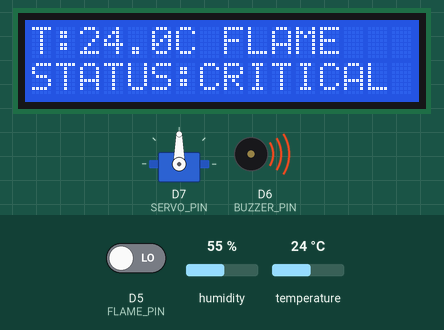
The sketch below on a simulated ESP8266 (NodeMCU). On the bench: servo, 16×2 character LCD, buzzer (waves = sounding, pin HIGH). Inputs (shaded band) come from the test bench; at power-on: D5 (FLAME_PIN) LOW, temperature 24 °C, humidity 55 %. WiFi joins after 1.5 s; servers stay silent unless stated; uploads are accepted with an empty reply; what the sketch prints to the serial monitor is not drawn.

Above: at 4.2 s.
4.3 s: D5 (FLAME_PIN) driven HIGH
At 5.5 s:
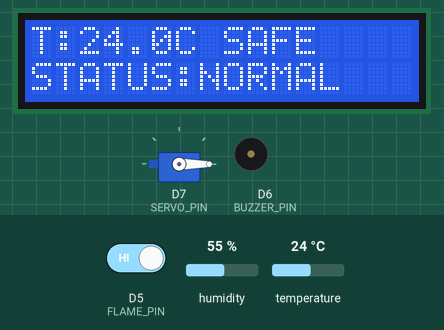
6.0 s: temperature set to 30.5 °C
At 8.4 s:
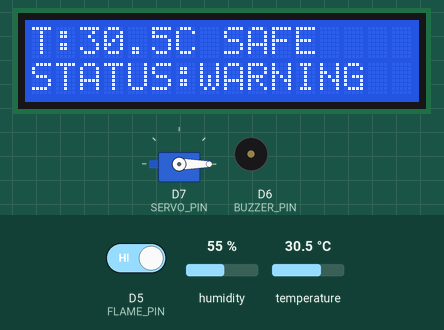
9.5 s: temperature set to 31.5 °C
At 11.5 s:
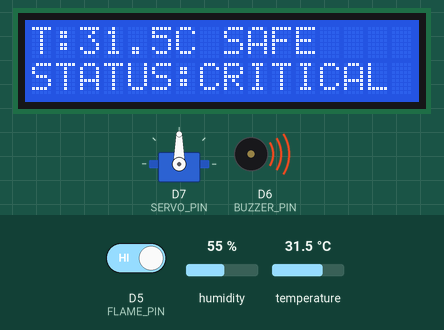
12.0 s: D5 (FLAME_PIN) driven LOW
At 13.3 s:
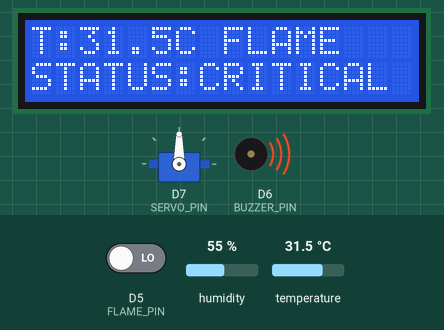
14.4 s: temperature set to 12 °C
At 16.5 s:
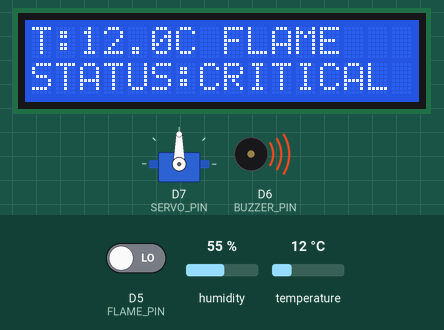
Timing chart, 0 to 17.9 s (numbered marks = the images above; inputs shaded):
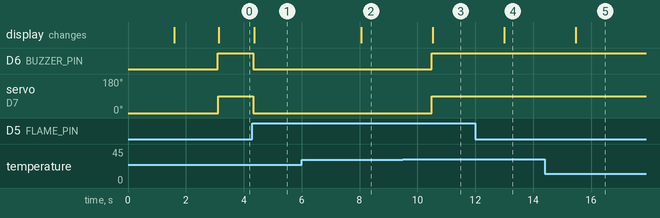

Measured:
- the behaviour switches between 30.9 and 31 °C on temperature (found by bisection; images 2 and 3)
- after the input at 4.3 s, D6 (BUZZER_PIN): HIGH → LOW at once; servo on D7 (SERVO_PIN): 90° → 0° at once; the display: changes after 0.06 s (image 1)
- after the input at 6.0 s, the display: changes after 2.1 s (image 2)
- after the input at 9.5 s, D6 (BUZZER_PIN): LOW → HIGH after 1.0 s; servo on D7 (SERVO_PIN): 0° → 90° after 1.0 s; the display: changes after 1.0 s (image 3)
- after the input at 12.0 s, the display: changes after 1.0 s (image 4)
- after the input at 14.4 s, the display: changes after 1.1 s (image 5)

The sketch:

UAS.ino
```cpp
#include <ESP8266WiFi.h>
#include <ESP8266HTTPClient.h>
#include <DHT.h>
#include <Wire.h>
#include <LiquidCrystal_I2C.h>
#include <Servo.h>

// ================= PIN =================
#define DHTPIN      D3        // GPIO0
#define DHTTYPE     DHT22
#define FLAME_PIN   D5        // GPIO14
#define BUZZER_PIN  D6        // GPIO12
#define SERVO_PIN   D7        // GPIO13

// ================= WIFI =================
const char* ssid     = "faisal";
const char* password = "faisal123";

// ================= LARAVEL =================
const char* serverUrl = "http://10.153.189.156/fire-monitoring/public/api/sensor";
// ganti IP sesuai laptop yang menjalankan Laravel

// ================= OBJECT =================
DHT dht(DHTPIN, DHTTYPE);
LiquidCrystal_I2C lcd(0x27, 16, 2);
Servo gateServo;

// ================= VARIABLE =================
float temperature = 0.0;
float humidity = 0.0;
bool flameDetected = false;
String systemStatus = "INIT";

// ================= BUZZER CONTROL =================
// Jika buzzer ACTIVE LOW, tukar HIGH <-> LOW
void buzzerOn() {
  digitalWrite(BUZZER_PIN, HIGH);
}

void buzzerOff() {
  digitalWrite(BUZZER_PIN, LOW);
}

// ================= SETUP =================
void setup() {
  Serial.begin(115200);

  pinMode(FLAME_PIN, INPUT);
  pinMode(BUZZER_PIN, OUTPUT);
  buzzerOff();

  gateServo.attach(SERVO_PIN);
  gateServo.write(0); // servo tertutup

  Wire.begin(D2, D1);
  lcd.init();
  lcd.backlight();

  dht.begin();

  // ===== WIFI CONNECT (SAMA DENGAN RFID) =====
  WiFi.begin(ssid, password);
  Serial.print("Connecting WiFi");

  lcd.setCursor(0,0);
  lcd.print("Connecting WiFi");

  while (WiFi.status() != WL_CONNECTED) {
    delay(500);
    Serial.print(".");
  }

  Serial.println("\nWiFi Connected!");
  lcd.clear();
  lcd.print("WiFi Connected");
  delay(1500);
  lcd.clear();
}

// ================= LOOP =================
void loop() {

  // ---- BACA SENSOR ----
  temperature   = dht.readTemperature();
  humidity      = dht.readHumidity();
  flameDetected = (digitalRead(FLAME_PIN) == LOW);

  // ---- VALIDASI DHT ----
  if (isnan(temperature) || isnan(humidity)) {
    systemStatus = "FAULT";

    gateServo.write(0);
    buzzerOff();

    lcd.setCursor(0, 0);
    lcd.print("DHT SENSOR ERR ");
    lcd.setCursor(0, 1);
    lcd.print("CHECK WIRING   ");

    Serial.println("ERROR: DHT22 not responding");
    delay(2000);
    return;
  }

  // ---- LOGIKA STATUS (SAFETY LOCAL) ----
  if (flameDetected || temperature >= 31.0) {
    systemStatus = "CRITICAL";
    gateServo.write(90);
    buzzerOn();
  }
  else if (temperature >= 30.0) {
    systemStatus = "WARNING";
    gateServo.write(0);
    buzzerOff();
  }
  else {
    systemStatus = "NORMAL";
    gateServo.write(0);
    buzzerOff();
  }

  // ---- LCD ----
  lcd.setCursor(0, 0);
  lcd.print("T:");
  lcd.print(temperature, 1);
  lcd.print("C ");

  if (flameDetected) lcd.print("FLAME ");
  else lcd.print("SAFE  ");

  lcd.setCursor(0, 1);
  lcd.print("STATUS:");
  lcd.print(systemStatus);
  lcd.print("   ");

  // ---- SERIAL ----
  Serial.print("Temp: ");
  Serial.print(temperature);
  Serial.print(" | Hum: ");
  Serial.print(humidity);
  Serial.print(" | Flame: ");
  Serial.print(flameDetected);
  Serial.print(" | Status: ");
  Serial.println(systemStatus);

  // ---- KIRIM KE LARAVEL (SAMA POLA DENGAN RFID) ----
  if (WiFi.status() == WL_CONNECTED) {

    HTTPClient http;
    WiFiClient client;

    http.begin(client, serverUrl);
    http.addHeader("Content-Type", "application/json");

    String json = "{";
    json += "\"temperature\":" + String(temperature) + ",";
    json += "\"humidity\":" + String(humidity) + ",";
    json += "\"flame\":" + String(flameDetected) + ",";
    json += "\"status\":\"" + systemStatus + "\"";
    json += "}";

    int httpResponseCode = http.POST(json);

    Serial.print("HTTP Response: ");
    Serial.println(httpResponseCode);

    http.end();
  }

  delay(1000);
}
```
